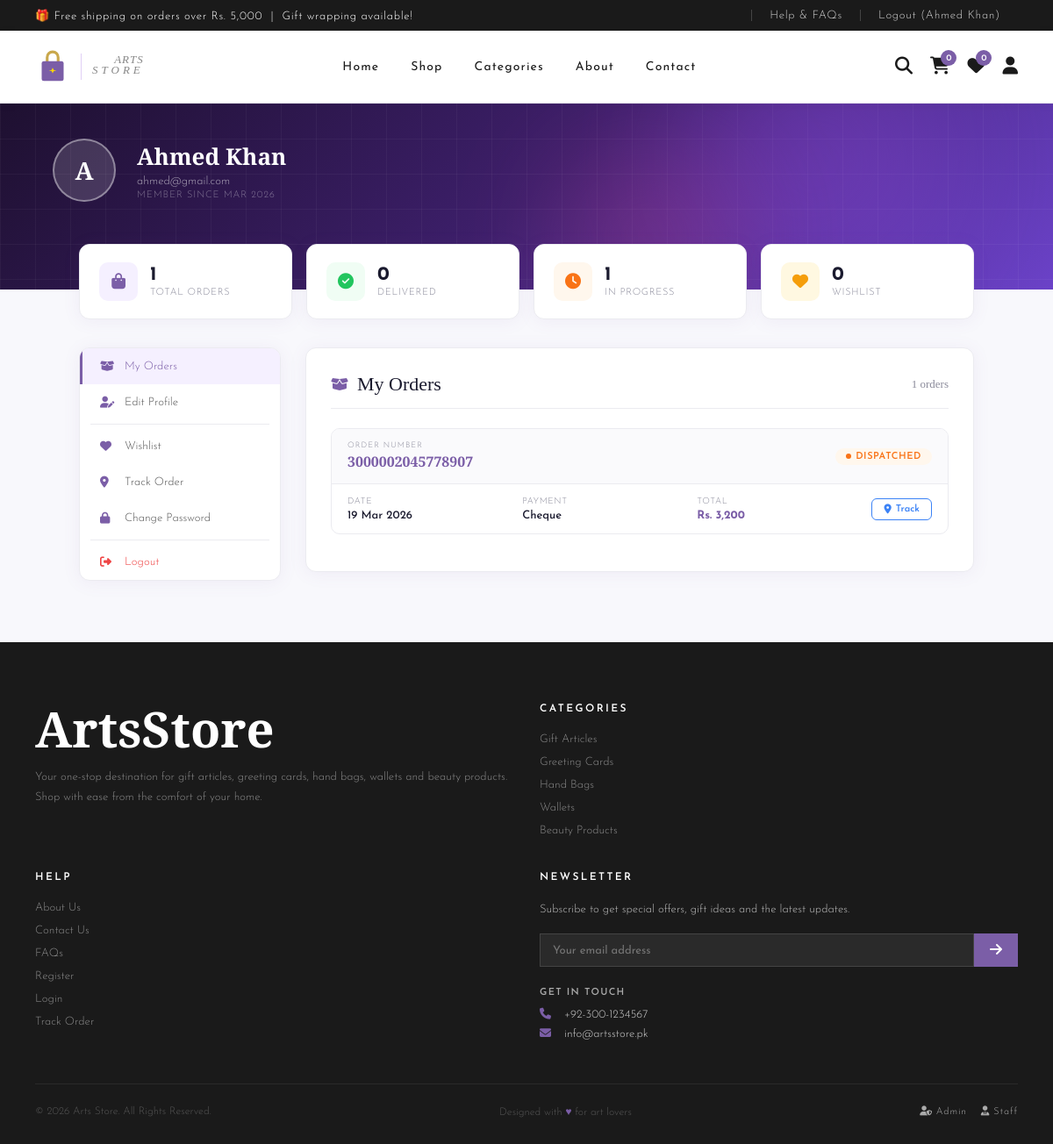
Page /my-account.php (signed in) on the committed database.
### tables this page shows
CREATE TABLE customers (
  customer_id INT(11)      NOT NULL AUTO_INCREMENT PRIMARY KEY,
  full_name   VARCHAR(150) NOT NULL,
  email       VARCHAR(150) NOT NULL UNIQUE,
  phone       VARCHAR(20)  DEFAULT NULL,
  address     TEXT         DEFAULT NULL,
  city        VARCHAR(100) DEFAULT NULL,
  password    VARCHAR(255) NOT NULL,
  is_active   TINYINT(1)   NOT NULL DEFAULT 1,
  created_at  DATETIME     NOT NULL DEFAULT CURRENT_TIMESTAMP,
  updated_at  DATETIME     NOT NULL DEFAULT CURRENT_TIMESTAMP ON UPDATE CURRENT_TIMESTAMP,
  KEY idx_email     (email),
  KEY idx_is_active (is_active)
);

CREATE TABLE orders (
  order_id        INT(11)       NOT NULL AUTO_INCREMENT PRIMARY KEY,
  order_number    VARCHAR(20)   NOT NULL UNIQUE,
  customer_id     INT(11)       NOT NULL,
  delivery_type   TINYINT(4)    NOT NULL COMMENT '1=Card 2=Cheque 3=COD',
  payment_details JSON          DEFAULT NULL COMMENT 'Structured payment info per delivery_type',
  address         TEXT          NOT NULL,
  city            VARCHAR(100)  DEFAULT NULL,
  notes           TEXT          DEFAULT NULL,
  subtotal        DECIMAL(10,2) NOT NULL DEFAULT 0.00,
  shipping        DECIMAL(10,2) NOT NULL DEFAULT 0.00,
  total           DECIMAL(10,2) NOT NULL DEFAULT 0.00,
  status          ENUM('pending','confirmed','dispatched','delivered','cancelled')
                                NOT NULL DEFAULT 'pending',
  created_at      DATETIME      NOT NULL DEFAULT CURRENT_TIMESTAMP,
  updated_at      DATETIME      NOT NULL DEFAULT CURRENT_TIMESTAMP ON UPDATE CURRENT_TIMESTAMP,
  KEY idx_customer_id (customer_id),
  KEY idx_status      (status),
  KEY idx_created_at  (created_at),
  CONSTRAINT fk_orders_customer
    FOREIGN KEY (customer_id) REFERENCES customers(customer_id)
    ON DELETE CASCADE ON UPDATE CASCADE
);

### my-account.php (the view, shortened to what this page needs)
<?php
require_once 'includes/db.php';
$cid  = (int)$_SESSION['customer_id'];
$cust = $conn->query("SELECT * FROM customers WHERE customer_id=$cid")->fetch_assoc();
$orders_res = $conn->query("SELECT * FROM orders WHERE customer_id=$cid ORDER BY created_at DESC");
$orders = [];
if($orders_res) while($row = $orders_res->fetch_assoc()) $orders[] = $row;
$total_orders     = count($orders);
$delivered_orders = count(array_filter($orders, fn($o) => $o['status']==='delivered'));
$pending_orders   = count(array_filter($orders, fn($o) => in_array($o['status'],['pending','confirmed','dispatched'])));
$wl_res   = $conn->query("SELECT COUNT(*) c FROM wishlist WHERE customer_id=$cid");
$wl_count = $wl_res ? $wl_res->fetch_assoc()['c'] : 0;
$delivery_labels = [1=>'Credit Card', 2=>'Cheque', 3=>'Cash on Delivery'];
$status_meta = [
    'pending'    => ['#FFF8E1','#F59E0B','clock'],
    'confirmed'  => ['#EFF6FF','#3B82F6','check-double'],
    'dispatched' => ['#FFF7ED','#F97316','truck'],
    'delivered'  => ['#F0FDF4','#22C55E','check-circle'],
    'cancelled'  => ['#FEF2F2','#EF4444','times-circle'],
];
$tab       = $_GET['tab']    ?? 'orders';
?>
<?php include 'includes/header.php'; ?>
<div class="acc-page">
<div class="acc-hero">
  <div class="blob-acc blob-acc-1"></div>
  <div class="blob-acc blob-acc-2"></div>
  <div class="acc-hero-inner">
    <div class="acc-hero-avatar"><?php echo strtoupper(substr($cust['full_name']??'U',0,1)); ?></div>
    <div>
      <div class="acc-hero-name"><?php echo htmlspecialchars($cust['full_name']??''); ?></div>
      <div class="acc-hero-email"><?php echo htmlspecialchars($cust['email']??''); ?></div>
      <div class="acc-hero-since">Member since <?php echo date('M Y', strtotime($cust['created_at']??'now')); ?></div>
    </div>
  </div>
</div>
<div class="acc-stats-row">
  <?php foreach([
    ['#F5F0FF','#7B5EA7','shopping-bag',$total_orders,    'Total Orders'],
    ['#F0FDF4','#22C55E','check-circle', $delivered_orders,'Delivered'],
    ['#FFF7ED','#F97316','clock',        $pending_orders,  'In Progress'],
    ['#FFF8E1','#F59E0B','heart',        $wl_count,        'Wishlist'],
  ] as $s): ?>
  <div class="acc-stat">
    <div class="acc-stat-icon" style="background:<?php echo $s[0]; ?>;color:<?php echo $s[1]; ?>;">
      <i class="fas fa-<?php echo $s[2]; ?>"></i>
    </div>
    <div>
      <div class="acc-stat-num"><?php echo $s[3]; ?></div>
      <div class="acc-stat-lbl"><?php echo $s[4]; ?></div>
    </div>
  </div>
  <?php endforeach; ?>
</div>
<div class="acc-body">
  <aside class="acc-sidebar">
    <nav class="acc-nav">
      <a href="?tab=orders"  class="<?php echo $tab==='orders' ?'active':''; ?>"><i class="fas fa-box-open"></i> My Orders</a>
      <a href="?tab=profile" class="<?php echo $tab==='profile'?'active':''; ?>"><i class="fas fa-user-edit"></i> Edit Profile</a>
      <div class="acc-nav-div"></div>
      <a href="wishlist.php"><i class="fas fa-heart"></i> Wishlist
      </a>
      <a href="track-order.php"><i class="fas fa-map-marker-alt"></i> Track Order</a>
      <a href="change-password.php"><i class="fas fa-lock"></i> Change Password</a>
      <div class="acc-nav-div"></div>
      <a href="logout.php" style="color:#EF4444;"><i class="fas fa-sign-out-alt" style="color:#EF4444;"></i> Logout</a>
    </nav>
  </aside>
  <main>
    <?php if($tab==='orders'): ?>
    <div class="acc-panel">
      <div class="acc-panel-title">
        <i class="fas fa-box-open"></i> My Orders
        <span style="margin-left:auto;font-size:13px;color:var(--muted);font-weight:300;"><?php echo $total_orders; ?> orders</span>
      </div>
      <?php if(empty($orders)): ?>
      <div style="text-align:center;padding:50px 0;color:var(--muted);">
        <i class="fas fa-shopping-bag" style="font-size:48px;opacity:.15;display:block;margin-bottom:16px;"></i>
        No orders yet.<br/>
        <a href="products.php" style="color:var(--brand);font-weight:600;font-size:13px;">Start shopping →</a>
      </div>
      <?php else: ?>
        <?php foreach($orders as $o):
          $sm          = $status_meta[$o['status']] ?? $status_meta['pending'];
        ?>
        <div class="ord-card">
          <div class="ord-head">
            <div>
              <div class="ord-num-lbl">Order Number</div>
              <div class="ord-num"><?php echo htmlspecialchars($o['order_number']); ?></div>
            </div>
            <div style="display:flex;align-items:center;gap:8px;flex-wrap:wrap;">
              <span class="ord-pill" style="background:<?php echo $sm[0]; ?>;color:<?php echo $sm[1]; ?>;">
                <span class="ord-dot" style="background:<?php echo $sm[1]; ?>;"></span>
                <?php echo ucfirst($o['status']); ?>
              </span>
            </div>
          </div>
          <div class="ord-body">
            <div>
              <div class="ord-meta-lbl">Date</div>
              <div class="ord-meta-val"><?php echo date('d M Y',strtotime($o['created_at'])); ?></div>
            </div>
            <div>
              <div class="ord-meta-lbl">Payment</div>
              <div class="ord-meta-val"><?php echo $delivery_labels[$o['delivery_type']]??'N/A'; ?></div>
            </div>
            <div>
              <div class="ord-meta-lbl">Total</div>
              <div class="ord-meta-val" style="font-weight:700;color:var(--brand);">Rs. <?php echo number_format($o['total']); ?></div>
            </div>
            <div style="display:flex;flex-direction:column;align-items:flex-end;gap:6px;">
              <a href="track-order.php?order_no=<?php echo urlencode($o['order_number']); ?>" class="ab ab-track">
                <i class="fas fa-map-marker-alt"></i> Track
              </a>
            </div>
          </div>
        </div>
        <?php endforeach; ?>
      <?php endif; ?>
    </div>
    <?php endif; ?>
  </main>
</div>
</div>
<?php include 'includes/footer.php'; ?>

### css/style.css (style rules this page uses)
* { margin: 0; padding: 0; box-sizing: border-box; }
:root { --purple: #7B5EA7; --purple2: #9B7BC0; --dark: #1a1a1a; --gray: #888; --light: #f5f5f5; --beige: #EDE9E3; --white: #ffffff; --border: #e0e0e0; --red: #e74c3c; }
body { font-family: 'Josefin Sans', sans-serif; font-weight: 300; color: var(--dark); background: #fff; }
a { text-decoration: none; color: inherit; }

### rows in the picture
customers: full_name "A", full_name "Ahmed Khan", email "ahmed@gmail.com", created_at "MAR 2026"
orders: order_number "3000002045778907", status "DISPATCHED", created_at "19 Mar 2026", delivery_type "Cheque", total "3,200"

### other values in the picture
$_SESSION['customer_name'] "Ahmed Khan"
$s[3] "1"
$s[4] "TOTAL ORDERS"
$s[3] "0"
$s[4] "DELIVERED"
$s[4] "IN PROGRESS"
$s[4] "WISHLIST"
$total_orders "1"
